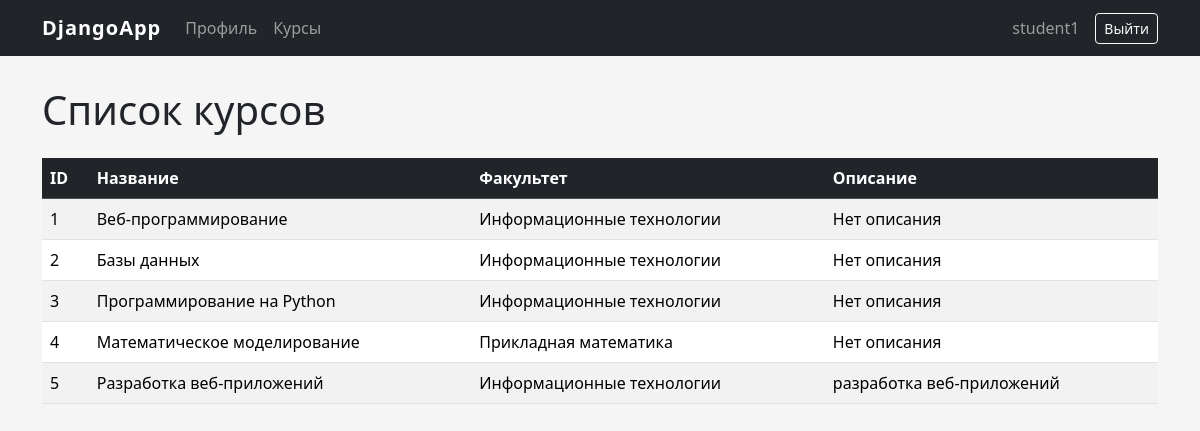
The page /courses/ (signed in) on the database its author committed.
### accounts/models.py (models this page shows, shortened)
class Course(models.Model):
    title = models.CharField(max_length=200)
    description = models.TextField(blank=True)
    department = models.ForeignKey(
        Department,
        on_delete=models.CASCADE,
        related_name='courses'
    )

class Department(models.Model):
    name = models.CharField(max_length=200)

### accounts/views.py (the view)
# urls.py: path('courses/', views.course_list, name='course_list'),
@login_required
def course_list(request):
 courses = Course.objects.select_related('department').all()
 return render(
  request,
  'course_list.html',
  {
   'courses': courses,
  }
 )

### templates/course_list.html (shortened to what this page needs)
{% extends 'base.html' %}
{% block content %}
<h1 class="mb-4">
  Список курсов
</h1>
<table class="table table-striped table-hover">
  <thead class="table-dark">
  <tr>
    <th>ID</th>
    <th>Название</th>
    <th>Факультет</th>
    <th>Описание</th>
  </tr>
  </thead>
  <tbody>
    {% for course in courses %}
  <tr>
    <td>
      {{ course.id }}
    </td>
    <td>
      {{ course.title }}
    </td>
    <td>
      {{ course.department.name }}
    </td>
    <td>
      {{ course.description|default:"Нет описания" }}
    </td>
  </tr>
    {% empty %}
    <tr>
      <td colspan="4">
        Курсов пока нет.
      </td>
    </tr>
    {% endfor %}
  </tbody>
</table>
{% endblock %}

### templates/base.html (shortened to what this page needs)
{% load static %}
<!DOCTYPE html>
<html lang="ru">
<head>
 <link rel="stylesheet"
       href="{% static 'vendor/bootstrap/css/bootstrap.min.css' %}">
  <link rel="stylesheet" href="{% static 'css/style.css' %}">
</head>
<body>
<nav class="navbar navbar-expand-lg navbar-dark bg-dark">
  <div class="container">
    <a class="navbar-brand"
       href="/profile/">
        DjangoApp
    </a>
    <div class="navbar-nav me-auto">
      <a class="nav-link"
         href="/profile/">
          Профиль
      </a>
      <a class="nav-link"
         href="/courses/">
          Курсы
      </a>
 </div>
 {% if user.is_authenticated %}
    <span class="navbar-text me-3">
      {{ user.username }}
    </span>
    <form method="post"
          action="/accounts/logout/">
      <button class="btn btn-outline-light btn-sm"
              type="submit">
        Выйти
      </button>
    </form>
    {% endif %}
 </div>
</nav>
<div class="container page-container">
  {% block content %}
  {% endblock %}
</div>
</body>
</html>

### static/css/style.css (style rules this page uses)
body { background-color: #f5f5f5; }
.page-container { margin-top: 30px; }
.navbar-brand { font-weight: bold; letter-spacing: 1px; }

### rows shown on the page
Course: id "1", title "Веб-программирование", department.name "Информационные технологии", description "Нет описания"
Course: id "2", title "Базы данных", department.name "Информационные технологии", description "Нет описания"
Course: id "3", title "Программирование на Python", department.name "Информационные технологии", description "Нет описания"
Course: id "4", title "Математическое моделирование", department.name "Прикладная математика", description "Нет описания"
Course: id "5", title "Разработка веб-приложений", department.name "Информационные технологии", description "разработка веб-приложений"

### other values the page prints
{{ user.username }} "student1"
